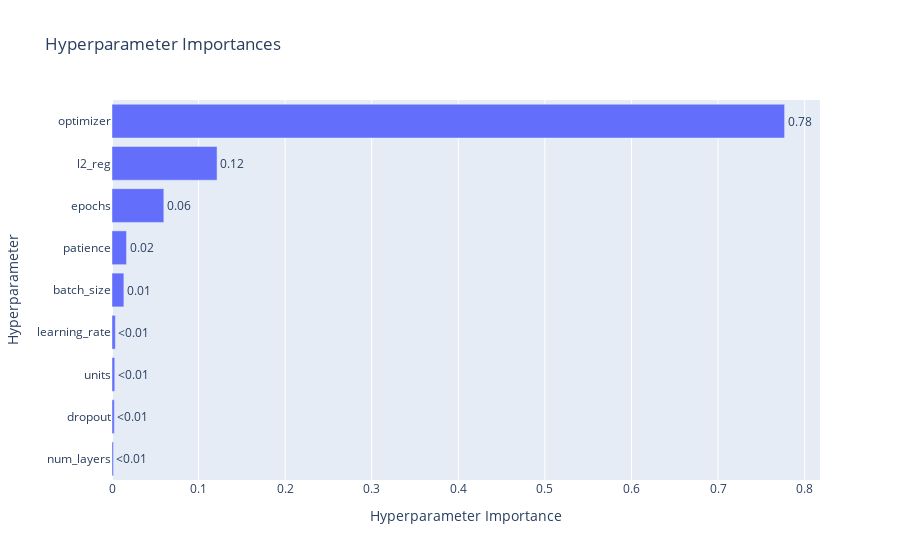

Notebook code for this chart:
### Code cell
visualizations['param_importances']

### Figure 1 — Plotly figure (JSON) as saved in the notebook; plotly's stock layout.template omitted (floating-point values rounded to 4 significant figures)
{"data": [{"cliponaxis": false, "hovertemplate": ["num_layers (IntDistribution): 0.0017236298340368474<extra></extra>", "dropout (FloatDistribution): 0.002687910803648489<extra></extra>", "units (IntDistribution): 0.003178316637778633<extra></extra>", "learning_rate (FloatDistribution): 0.003843192525769929<extra></extra>", "batch_size (IntDistribution): 0.01371555322734779<extra></extra>", "patience (IntDistribution): 0.01675926720606352<extra></extra>", "epochs (IntDistribution): 0.05987147968198538<extra></extra>", "l2_reg (FloatDistribution): 0.12133389995862573<extra></extra>", "optimizer (CategoricalDistribution): 0.7768867501247437<extra></extra>"], "name": "Objective Value", "orientation": "h", "text": ["<0.01", "<0.01", "<0.01", "<0.01", "0.01", "0.02", "0.06", "0.12", "0.78"], "textposition": "outside", "type": "bar", "x": [0.001724, 0.002688, 0.003178, 0.003843, 0.01372, 0.01676, 0.05987, 0.1213, 0.7769], "y": ["num_layers", "dropout", "units", "learning_rate", "batch_size", "patience", "epochs", "l2_reg", "optimizer"]}], "layout": {"title": {"text": "Hyperparameter Importances"}, "xaxis": {"title": {"text": "Hyperparameter Importance"}}, "yaxis": {"title": {"text": "Hyperparameter"}}}}
